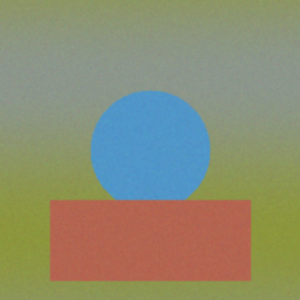
#> input picture dataset/real/real_000.png, 300 x 300 px; its folder holds 4 pictures in this run
$ python train.py   (older library calls are emulated)
#> lines starting #> are read from the running program, lines starting #| are printed output that depends on the picture
### feature_extractor.py
import os
import cv2
import numpy as np
import warnings
from skimage.feature import local_binary_pattern

class FeatureExtractor:
    """
    FeatureExtractor extracts 9 handcrafted statistical and spectral features from an image
    to determine if it is a genuine photo of a real-world object (label 0)
    or a photo taken of a screen (label 1).
    """

    def __init__(self, lbp_radius=1, lbp_method='uniform'):
        self.lbp_radius = lbp_radius
        self.lbp_n_points = 8 * lbp_radius
        self.lbp_method = lbp_method

    def extract_features(self, image_path_or_array):
        """
        Processes a single image (from path or pre-loaded numpy array) and returns
        a 1D NumPy array containing 9 handcrafted features.

        Features extracted:
        0. Laplacian Variance: Global sharpness indicator.
        1. Edge Density: Ratio of Canny edge pixels to total pixels.
        2. FFT Frequency Energy: High-frequency energy in the Fourier Spectrum (isolating Moire patterns).
        3. Brightness Mean: Mean of the grayscale image.
        4. Brightness Standard Deviation: Standard deviation of the grayscale image.
        5. Saturation Mean: Mean of the Saturation channel in HSV.
        6. Reflection Ratio: Ratio of pixels with grayscale value > 240 (detects monitor glare).
        7. LBP Histogram Mean: Mean of the Local Binary Patterns normalized histogram.
        8. LBP Histogram Std Dev: Standard deviation of the Local Binary Patterns normalized histogram.

        Returns:
            np.ndarray: 1D array of size (9,) containing the extracted features.
        """
#> called with image_path_or_array = 'dataset/real/real_000.png'
        try:
            # 1. Load image
            if isinstance(image_path_or_array, str):
                if not os.path.exists(image_path_or_array):
                    raise FileNotFoundError(f"Image path does not exist: {image_path_or_array}")
                # Read image using OpenCV
                img = cv2.imread(image_path_or_array)
#> img is the input picture: shape (300, 300, 3); mean B, G, R 114.3, 141, 140.1
                if img is None:
                    raise ValueError(f"Failed to read image or invalid image format: {image_path_or_array}")
            elif isinstance(image_path_or_array, np.ndarray):
                img = image_path_or_array.copy()
            else:
                raise TypeError("Input must be a file path (str) or a numpy image array (np.ndarray)")

            # Check dimensions
            if len(img.shape) < 2:
                raise ValueError("Input image has invalid dimensions.")

            # If grayscale, convert to BGR placeholder to maintain HSV/Color logic
            if len(img.shape) == 2:
                gray = img
                img = cv2.cvtColor(gray, cv2.COLOR_GRAY2BGR)
            else:
                # Convert to grayscale
                gray = cv2.cvtColor(img, cv2.COLOR_BGR2GRAY)
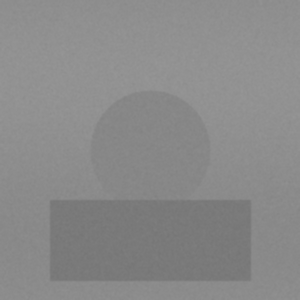
#> gray: shape (300, 300); min 117, max 151, mean 137.7

            # Feature A: Laplacian Variance
            laplacian_var = cv2.Laplacian(gray, cv2.CV_64F).var()
#> laplacian_var = 6.76

            # Feature B: Edge Density (Canny Edge Detection)
            # Use Otsu's thresholding to dynamically find Canny thresholds or standard 100/200
            edges = cv2.Canny(gray, 100, 200)
#> edges: shape (300, 300); every value is 0
            edge_density = np.sum(edges > 0) / edges.size
#> edge_density = 0

            # Feature C: FFT Frequency Energy
            # Compute 2D Discrete Fourier Transform (FFT)
            f_transform = np.fft.fft2(gray.astype(np.float32))
            f_shift = np.fft.fftshift(f_transform)
            magnitude_spectrum = 20 * np.log(np.abs(f_shift) + 1e-8)
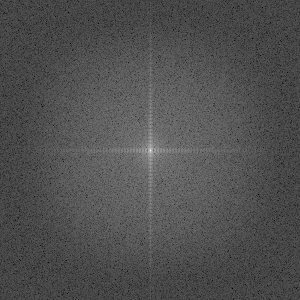
#> magnitude_spectrum: shape (300, 300) float64; min -1.42, max 326.6, mean 102.2; drawn with min black and max white

            # Mask out the center low-frequency components (DC offset and low frequencies)
            h, w = gray.shape
#> h = 300; w = 300
            cy, cx = h // 2, w // 2
#> cy = 150; cx = 150
            # Use 10% of the image size as the low-frequency exclusion radius (at least 15 pixels)
            r = max(15, int(min(h, w) * 0.05))
#> r = 15

            mask = np.ones((h, w), dtype=bool)
            mask[cy - r : cy + r, cx - r : cx + r] = False
            high_freq_spectrum = magnitude_spectrum[mask]
            fft_energy = np.mean(high_freq_spectrum) if high_freq_spectrum.size > 0 else 0.0
#> fft_energy = 101.6

            # Feature D: Brightness Mean
            brightness_mean = np.mean(gray)
#> brightness_mean = 137.7

            # Feature E: Brightness Standard Deviation
            brightness_std = np.std(gray)
#> brightness_std = 8.33

            # Feature F: Saturation Mean
            hsv = cv2.cvtColor(img, cv2.COLOR_BGR2HSV)
#> hsv: shape (300, 300, 3); mean H, S, V 42.7, 93.2, 161.3
            saturation_mean = np.mean(hsv[:, :, 1])
#> saturation_mean = 93.2

            # Feature G: Reflection Ratio
            # Monitors tend to have bright saturated white specular reflections
            reflection_ratio = np.sum(gray > 240) / gray.size
#> reflection_ratio = 0

            # Feature H & I: Local Binary Patterns (LBP) Texture Statistics
            with warnings.catch_warnings():
                warnings.simplefilter("ignore")
                lbp = local_binary_pattern(gray, self.lbp_n_points, self.lbp_radius, method=self.lbp_method)
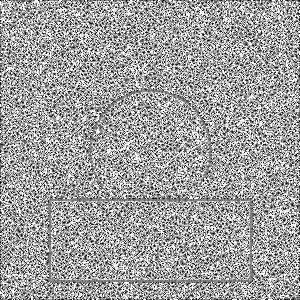
#> lbp: shape (300, 300) float64; min 0, max 9, mean 5.65; drawn with min black and max white

            # Compute normalized histogram
            n_bins = int(lbp.max() + 1)
#> n_bins = 10
            hist, _ = np.histogram(lbp.ravel(), bins=n_bins, range=(0, n_bins), density=True)
#> hist = [0.0227, 0.0648, 0.0214, 0.107, 0.0924, 0.164, 0.115, 0.0976, 0.179, 0.137]

            lbp_mean = np.mean(hist) if hist.size > 0 else 0.0
#> lbp_mean = 0.1
            lbp_std = np.std(hist) if hist.size > 0 else 0.0
#> lbp_std = 0.0504

            # Combine all 9 features into a 1D numpy array
            features = np.array([
                laplacian_var,       # A
                edge_density,        # B
                fft_energy,          # C
                brightness_mean,     # D
                brightness_std,      # E
                saturation_mean,     # F
                reflection_ratio,    # G
                lbp_mean,            # H
                lbp_std              # I
            ], dtype=np.float32)
#> features = [6.76, 0, 101.6, 137.7, 8.33, 93.2, 0, 0.1, 0.0504]

            return features

        except Exception as e:
            # Return a default zero array or re-raise with detailed explanation
            raise RuntimeError(f"Error extracting features from image: {str(e)}")

### train.py
import os
import time
import joblib
import numpy as np
import pandas as pd
from sklearn.model_selection import train_test_split
from sklearn.metrics import accuracy_score, precision_score, recall_score, f1_score, confusion_matrix
from xgboost import XGBClassifier

# Import our FeatureExtractor
from feature_extractor import FeatureExtractor

def setup_directories():
    """Ensure dataset directories exist."""
    os.makedirs("dataset/real", exist_ok=True)
    os.makedirs("dataset/screen", exist_ok=True)

def generate_synthetic_data_if_empty():
    """
    If dataset directories are empty, generate realistic synthetic images
    to allow the user to run the training script successfully out-of-the-box.
    """
    real_dir = "dataset/real"
    screen_dir = "dataset/screen"

    real_count = len([f for f in os.listdir(real_dir) if f.lower().endswith(('.png', '.jpg', '.jpeg', '.bmp'))])
    screen_count = len([f for f in os.listdir(screen_dir) if f.lower().endswith(('.png', '.jpg', '.jpeg', '.bmp'))])

    if real_count == 0 and screen_count == 0:
        print("[!] No images found in dataset/real or dataset/screen.")
        print("[!] Generating a synthetic calibration dataset (100 real, 100 screen images) for demonstration...")
        import cv2

        # Helper to generate a random natural image (Label 0)
        # [49 lines left out: functions create_real_synthetic, create_screen_synthetic, not called in this run]

        for i in range(100):
            create_real_synthetic(i)
            create_screen_synthetic(i)
        print("[+] Synthetic dataset generated successfully.")

# [58 lines left out: function write_report, not called in this run]

def main():
    print("="*60)
    print("Screen Photo Detection System: Training Pipeline")
    print("="*60)

    setup_directories()
    generate_synthetic_data_if_empty()

    extractor = FeatureExtractor()
    X = []
    y = []

    real_images_dir = "dataset/real"
    screen_images_dir = "dataset/screen"

    real_files = [os.path.join(real_images_dir, f) for f in os.listdir(real_images_dir) if f.lower().endswith(('.png', '.jpg', '.jpeg', '.bmp'))]
    screen_files = [os.path.join(screen_images_dir, f) for f in os.listdir(screen_images_dir) if f.lower().endswith(('.png', '.jpg', '.jpeg', '.bmp'))]

    print(f"[*] Found {len(real_files)} real photos and {len(screen_files)} screen photos.")

    # Process Real Photos (Label 0)
    print("[*] Extracting features from REAL photos (Label 0)...")
    real_processed = 0
    start_time = time.time()
    for fp in real_files:
        try:
            feats = extractor.extract_features(fp)
#> feats has the same summary as features in extract_features
            X.append(feats)
            y.append(0)
            real_processed += 1
        except Exception as e:
            print(f"    [!] Error processing corrupt image '{fp}': {e}")
#> pass 2 of the loop in main, `for fp in real_files:`:
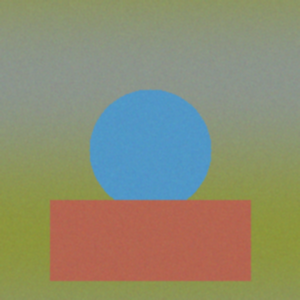
#> input picture dataset/real/real_001.png, 300 x 300 px
#> in extract_features, img is the input picture: shape (300, 300, 3); mean B, G, R 114.5, 140.4, 140
#> laplacian_var = 6.68
#> in extract_features (call 2), `magnitude_spectrum = 20 * np.log(np.abs(f_shift) + 1e-8)`:
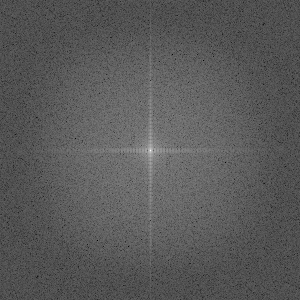
#> magnitude_spectrum: shape (300, 300) float64; min -20.2, max 326.6, mean 102; drawn with min black and max white
#> fft_energy = 101.4
#> brightness_mean = 137.3
#> brightness_std = 7.98
#> hsv: shape (300, 300, 3); mean H, S, V 42.6, 92.7, 160.8
#> saturation_mean = 92.71
#> in extract_features (call 2), `lbp = local_binary_pattern(gray, self.lbp_n_points, self.lbp_radius, m..`:
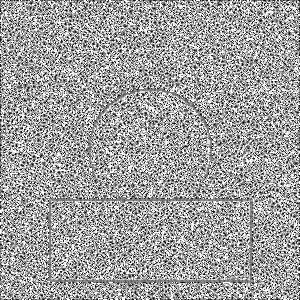
#> lbp: shape (300, 300) float64; min 0, max 9, mean 5.66; drawn with min black and max white
#> hist = [0.0231, 0.0642, 0.0208, 0.108, 0.0927, 0.161, 0.113, 0.0978, 0.182, 0.137]
#> lbp_std = 0.0506
#> features = [6.68, 0, 101.4, 137.3, 7.98, 92.71, 0, 0.1, 0.0506]
#> feats has the same summary as features in extract_features
#> pass 3 of the loop in main, `for fp in real_files:`:
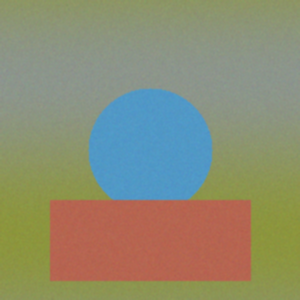
#> input picture dataset/real/real_002.png, 300 x 300 px
#> in extract_features, img is the input picture: shape (300, 300, 3); mean B, G, R 114.6, 140.5, 140
#> laplacian_var = 6.67
#> in extract_features (call 3), `magnitude_spectrum = 20 * np.log(np.abs(f_shift) + 1e-8)`:
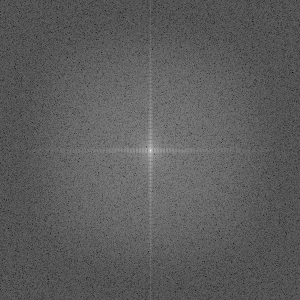
#> magnitude_spectrum: shape (300, 300) float64; min -26.19, max 326.6, mean 102.1; drawn with min black and max white
#> fft_energy = 101.5
#> brightness_mean = 137.4
#> brightness_std = 7.83
#> hsv: shape (300, 300, 3); mean H, S, V 42.6, 93, 161.1
#> saturation_mean = 93.03
#> in extract_features (call 3), `lbp = local_binary_pattern(gray, self.lbp_n_points, self.lbp_radius, m..`:
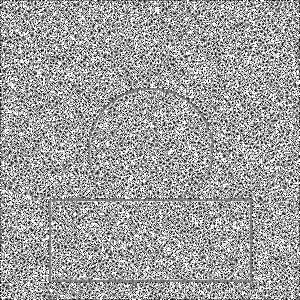
#> lbp: shape (300, 300) float64; min 0, max 9, mean 5.66; drawn with min black and max white
#> hist = [0.0223, 0.0634, 0.022, 0.109, 0.0913, 0.163, 0.113, 0.0977, 0.179, 0.139]
#> lbp_std = 0.0505
#> features = [6.67, 0, 101.5, 137.4, 7.83, 93.03, 0, 0.1, 0.0505]
#> feats has the same summary as features in extract_features
#> the loop made 4 passes; the first 3 are shown

    # Process Screen Photos (Label 1)
    print("[*] Extracting features from SCREEN photos (Label 1)...")
    screen_processed = 0
#> screen_processed = 0
    for fp in screen_files:
        try:
            feats = extractor.extract_features(fp)
            X.append(feats)
            y.append(1)
            screen_processed += 1
        except Exception as e:
            print(f"    [!] Error processing corrupt image '{fp}': {e}")

    total_samples = len(X)
    if total_samples == 0:
        print("[X] Error: No valid image files were processed. Cannot train.")
        return

    X = np.array(X)
    y = np.array(y)

    # Calculate Latency
    elapsed = time.time() - start_time
    avg_latency_ms = (elapsed / total_samples) * 1000

    print(f"[+] Successfully extracted features from {total_samples} images.")
    print(f"[+] Average feature extraction latency: {avg_latency_ms:.2f} ms per image.")

    # Stratified Split (80/20)
    X_train, X_test, y_train, y_test = train_test_split(
        X, y, test_size=0.2, random_state=42, stratify=y
    )

    # Model Training
    print("[*] Training XGBClassifier with hyper-parameters: n_estimators=100, max_depth=4, learning_rate=0.1...")
    model = XGBClassifier(
        n_estimators=100,
        max_depth=4,
        learning_rate=0.1,
        random_state=42,
        use_label_encoder=False,
        eval_metric='logloss'
    )
    model.fit(X_train, y_train)

    # Predictions
    y_pred = model.predict(X_test)

    # Calculate Metrics
    accuracy = accuracy_score(y_test, y_pred)
    precision = precision_score(y_test, y_pred, zero_division=0)
    recall = recall_score(y_test, y_pred, zero_division=0)
    f1 = f1_score(y_test, y_pred, zero_division=0)
    cm = confusion_matrix(y_test, y_pred)

    print("\n" + "="*40)
    print("TRAINING PERFORMANCE RESULTS")
    print("="*40)
    print(f"Accuracy:  {accuracy:.4f} ({accuracy*100:.2f}%)")
    print(f"Precision: {precision:.4f} ({precision*100:.2f}%)")
    print(f"Recall:    {recall:.4f} ({recall*100:.2f}%)")
    print(f"F1 Score:  {f1:.4f} ({f1*100:.2f}%)")
    print("\nConfusion Matrix:")
    print("              Predicted Real    Predicted Screen")
    print(f"Actual Real:       {cm[0][0]:<15} {cm[0][1]:<15}")
    print(f"Actual Screen:     {cm[1][0]:<15} {cm[1][1]:<15}")
    print("="*40 + "\n")

    # Save Model Artifact
    model_filename = "screen_detector.pkl"
    joblib.dump(model, model_filename)
    print(f"[+] Saved trained model artifact to: {model_filename}")

    # Dataset details
    dataset_info = {
        'total': total_samples,
        'real_count': real_processed,
        'screen_count': screen_processed,
        'real_pct': (real_processed / total_samples) * 100,
        'screen_pct': (screen_processed / total_samples) * 100
    }

    metrics_dict = {
        'accuracy': accuracy,
        'precision': precision,
        'recall': recall,
        'f1': f1,
        'cm': cm
    }

    # Write report.md
    write_report(metrics_dict, dataset_info, None, avg_latency_ms)

if __name__ == "__main__":
    main()
#> (the call stopped at in main, `model = XGBClassifier( n_estimators=100, max_depth=4, learning_rate=0...`: xgboost is not available in this run)
